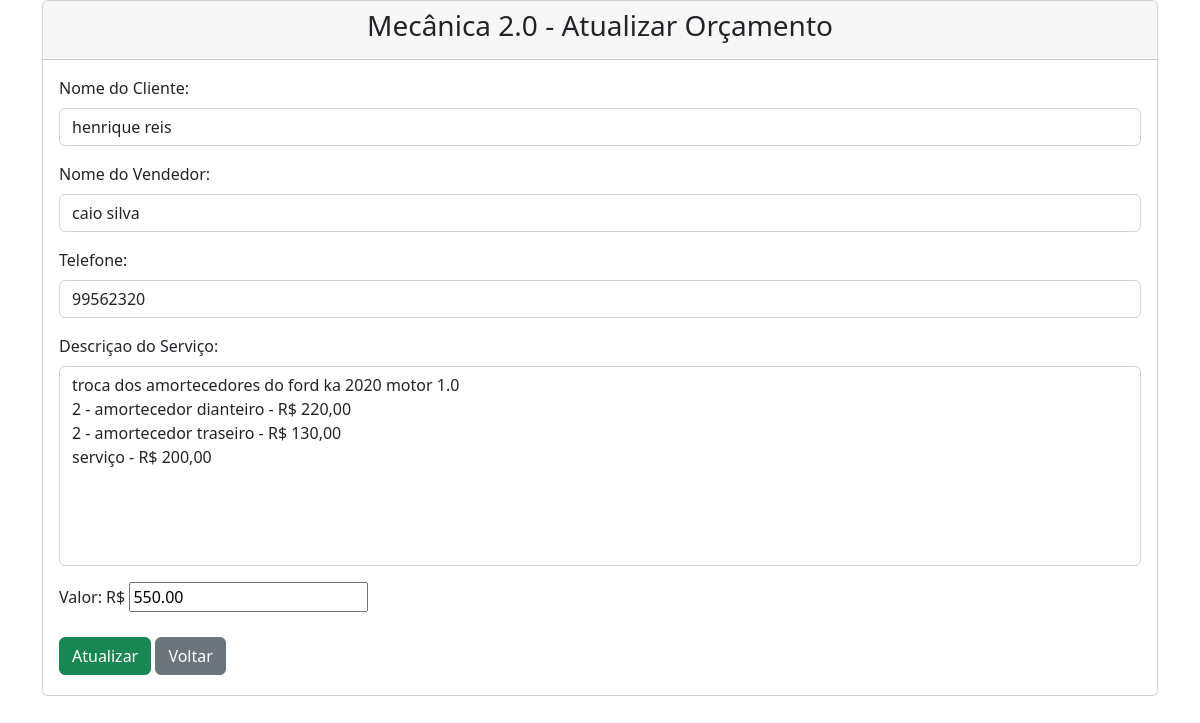
The page /update.php?id=5 on the database its author committed.
### tables this page shows
CREATE TABLE `orcamento` (
  `id` int(11) UNSIGNED NOT NULL,
  `nomeCliente` varchar(50) NOT NULL,
  `dataCadastro` varchar(30) NOT NULL,
  `horaCadastro` varchar(30) NOT NULL,
  `nomeVendedor` varchar(50) NOT NULL,
  `telefone` varchar(35) NOT NULL,
  `descricao` varchar(500) NOT NULL,
  `precoOrcamento` varchar(10) NOT NULL
);

### update.php (the view, shortened to what this page needs)
<?php
require "header.php";
$id = null;
if(!empty($_GET['id'])){
    $id = $_REQUEST['id'];
}
if(!empty($_POST)){
    $nomeClienteErro = null;
    $nomeVendedorErro = null;
    $telefoneErro = null;
    $descricaoErro = null;
    $precoOrcamentoErro = null;
    $nomeCliente = $_POST['nomeCliente'];
    $nomeVendedor = $_POST['nomeVendedor'];
    $telefone = $_POST['telefone'];
    $descricao = $_POST['descricao'];
    $precoOrcamento = $_POST['precoOrcamento'];
    $validacao = true;
    if (empty($nomeCliente)) {
        $nomeClienteErro = 'Por favor digite o nome do cliente!';
        $validacao = false;
    }
    if (empty($nomeVendedor)) {
        $$nomeVendedorErro = 'Por favor digite o nome do vendedor!';
        $validacao = false;
    }
    if (empty($telefone)) {
        $telefoneErro = 'Por favor digite o telefone!';
        $validacao = false;
    }
    if (empty($descricao)) {
        $descricaoErro = 'Por favor digite a descrição do serviço!';
        $validacao = false;
    }
    if (empty($precoOrcamento)) {
        $precoOrcamentoErro = 'Por favor digite o valor do serviço!';
        $validacao = false;
    }
    if ($validacao) {
        $pdo = DataBase::conectar();
        $pdo->setAttribute(PDO::ATTR_ERRMODE, PDO::ERRMODE_EXCEPTION);
        $sql = "UPDATE orcamento  set nomeCliente = ?, nomeVendedor = ?, telefone = ?, descricao = ?, precoOrcamento = ? WHERE id = ?";
        $q = $pdo->prepare($sql);
        $q->execute(array($nomeCliente, $nomeVendedor, $telefone, $descricao, $precoOrcamento, $id));
        DataBase::desconectar();
        header("Location: index.php");
    }
}else {
    $pdo = DataBase::conectar();
    $pdo->setAttribute(PDO::ATTR_ERRMODE, PDO::ERRMODE_EXCEPTION);
    $sql = "SELECT * FROM orcamento where id = ?";
    $q = $pdo->prepare($sql);
    $q->execute(array($id));
    $data = $q->fetch(PDO::FETCH_ASSOC);
    $nomeCliente = $data['nomeCliente'];
    $nomeVendedor = $data['nomeVendedor'];
    $telefone = $data['telefone'];
    $descricao = $data['descricao'];
    $precoOrcamento = $data['precoOrcamento'];
}
?>
<section class="container">
    <div class="span10 offset1">
        <div class="card">
            <div class="card-header">
                <h3 class="well" style="text-align:center;">Mecânica 2.0 - Atualizar Orçamento</h3>
            </div>
            <div class="card-body">
                <form class="form-horizontal" action="update.php?id=<?php echo $id ?>" method="post">
                    <div class="mb-3  <?php echo !empty($nomeClienteErro) ? 'error ' : ''; ?>">
                        <label class="form-label" for="nomeCliente">Nome do Cliente:</label>
                        <input size="50" maxlength="50" class="form-control" id="nomeCliente" name="nomeCliente" type="text" placeholder="Nome do Cliente"
                            value="<?php echo !empty($nomeCliente) ? $nomeCliente : ''; ?>">
                    </div>
                    <div class="mb-3 <?php echo !empty($nomeVendedorErro) ? 'error ' : ''; ?>">
                        <label class="form-label" for="nomeVendedor">Nome do Vendedor:</label>
                            <input size="50" maxlength="50" class="form-control" name="nomeVendedor" id="nomeVendedor" type="text" placeholder="Nome do Vendedor"
                                    value="<?php echo !empty($nomeVendedor) ? $nomeVendedor : ''; ?>">
                    </div>
                    <div class="mb-3 <?php echo !empty($telefoneErro) ? 'error ' : ''; ?>">
                        <label class="form-label" for="telefone">Telefone:</label>
                        <input size="35" maxlength="11" class="form-control" name="telefone" id="telefone" type="number" placeholder="Telefone"
                                value="<?php echo !empty($telefone) ? $telefone : ''; ?>">
                    </div>
                    <div class="mb-3 <?php echo !empty($descricaoErro) ? 'error ' : ''; ?>">
                        <label class="form-label" for="descricao">Descriçao do Serviço:</label>
                            <textarea maxlength="500" style="resize:none; height:200px" class="form-control" name="descricao" id="descricao" type="text" placeholder="descricao"><?php echo $descricao ?><?php if (!empty($descricaoErro)): ?><span class="text-danger"><?php echo $descricaoErro; ?></span><?php endif; ?>
                            </textarea>
                    </div>
                    <div class="mb-3 <?php echo !empty($precoOrcamentoErro) ? 'error ' : ''; ?>">
                        <label class="form-label" for="precoOrcamento">Valor: R$ </label>
                        <input size="35"  name="precoOrcamento" id="precoOrcamento" type="number" placeholder="Valor"
                                value="<?php echo !empty($precoOrcamento) ? $precoOrcamento : ''; ?>">
                    </div>
                    <div class="form-actions">
                        <button type="submit" class="btn btn-success">Atualizar</button>
                        <a href="index.php" type="btn" class="btn btn-secondary my-md-1">Voltar</a>
                    </div>
                </form>
            </div>
        </div>
    </div>
</section>
<?php
require('footer.php');
?>

### rows shown on the page
orcamento: nomeCliente "henrique reis", nomeVendedor "caio silva", telefone "99562320", descricao "troca dos amortecedores do ford ka 2020 motor 1.0 2 - amortecedor dianteiro - R$ 220,00 2 - amortecedor traseiro - R$ 130,00 serviço - R$ 200,00", precoOrcamento "550.00"
